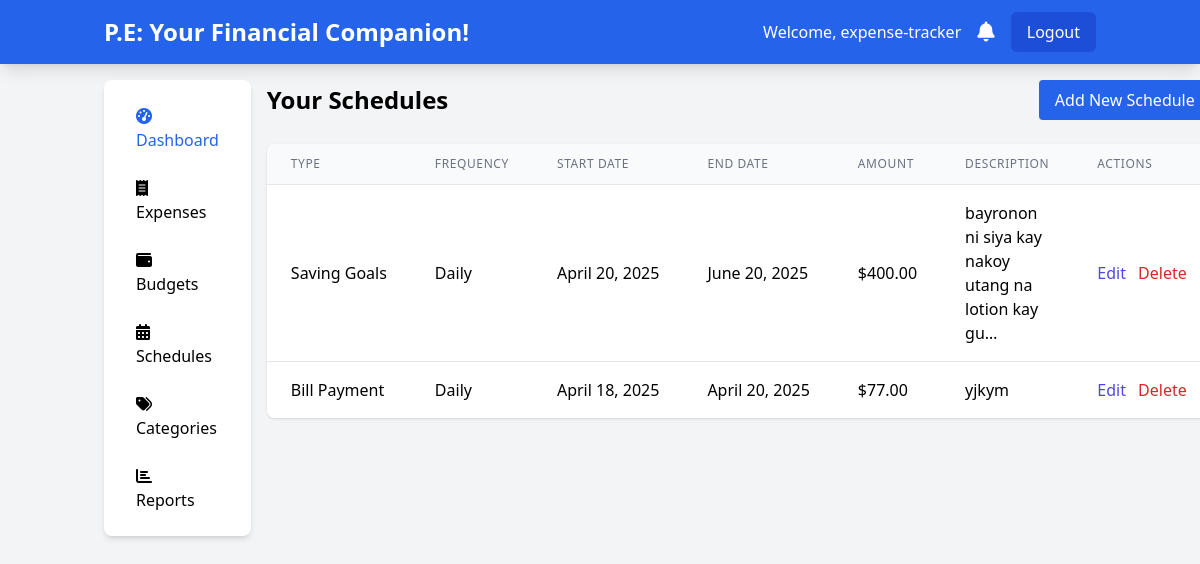
The page /schedules/ (signed in) on the database its author committed.
### expenses/models.py (models this page shows, shortened)
class Schedule(models.Model):
    REMINDER_TYPE_CHOICES = [
        ('bill_payment', 'Bill Payment'),
        ('saving_goals', 'Saving Goals'),
        ('expenses_entry', 'Expenses Entry'),
        ('others', 'others'),
    ]
    FREQUENCY_CHOICES = [
        ('daily', 'Daily'),
        ('weekly', 'Weekly'),
        ('monthly', 'Monthly'),
    ]
    user = models.ForeignKey(User, on_delete=models.CASCADE)
    reminder_type = models.CharField(max_length=20, choices=REMINDER_TYPE_CHOICES)
    frequency = models.CharField(max_length=10, choices=FREQUENCY_CHOICES)
    start_date = models.DateField()
    end_date = models.DateField(null=True, blank=True)
    amount = models.DecimalField(max_digits=10, decimal_places=2, null=True, blank=True)
    description = models.TextField(blank=True)

### expenses/views.py (the view)
# urls.py: path('schedules/', views.schedules_list, name='schedules_list'),
@login_required
def schedules_list(request):
    schedules = Schedule.objects.filter(user=request.user)
    return render(request, 'expenses/schedules_list.html', {'schedules': schedules})

### expenses/templates/expenses/schedules_list.html
{% extends "expenses/base.html" %}
{% block content %}
<div class="max-w-6xl mx-auto">
    <div class="flex justify-between items-center mb-6">
        <h1 class="text-2xl font-bold">Your Schedules</h1>
        <a href="{% url 'add_schedule' %}" class="bg-blue-600 hover:bg-blue-700 text-white px-4 py-2 rounded">
            Add New Schedule
        </a>
    </div>
    <div class="bg-white rounded-lg shadow overflow-hidden">
        <table class="min-w-full divide-y divide-gray-200">
            <thead class="bg-gray-50">
                <tr>
                    <th class="px-6 py-3 text-left text-xs font-medium text-gray-500 uppercase tracking-wider">Type</th>
                    <th class="px-6 py-3 text-left text-xs font-medium text-gray-500 uppercase tracking-wider">Frequency</th>
                    <th class="px-6 py-3 text-left text-xs font-medium text-gray-500 uppercase tracking-wider">Start Date</th>
                    <th class="px-6 py-3 text-left text-xs font-medium text-gray-500 uppercase tracking-wider">End Date</th>
                    <th class="px-6 py-3 text-left text-xs font-medium text-gray-500 uppercase tracking-wider">Amount</th>
                    <th class="px-6 py-3 text-left text-xs font-medium text-gray-500 uppercase tracking-wider">Description</th>
                    <th class="px-6 py-3 text-left text-xs font-medium text-gray-500 uppercase tracking-wider">Actions</th>
                </tr>
            </thead>
            <tbody class="bg-white divide-y divide-gray-200">
                {% for schedule in schedules %}
                <tr>
                    <td class="px-6 py-4 whitespace-nowrap">{{ schedule.get_reminder_type_display }}</td>
                    <td class="px-6 py-4 whitespace-nowrap">{{ schedule.get_frequency_display }}</td>
                    <td class="px-6 py-4 whitespace-nowrap">{{ schedule.start_date }}</td>
                    <td class="px-6 py-4 whitespace-nowrap">{{ schedule.end_date }}</td>
                    <td class="px-6 py-4 whitespace-nowrap">{% if schedule.amount %}${{ schedule.amount|floatformat:2 }}{% else %}-{% endif %}</td>
                    <td class="px-6 py-4">{{ schedule.description|truncatechars:50|default:"-" }}</td>
                    <td class="px-6 py-4 whitespace-nowrap space-x-2">
                        <a href="{% url 'edit_schedule' schedule.id %}" class="text-indigo-600 hover:text-indigo-900">Edit</a>
                        <a href="{% url 'delete_schedule' schedule.id %}" class="text-red-600 hover:text-red-800" onclick="return confirm('Are you sure you want to delete this schedule?')">Delete</a>
                    </td>
                </tr>
                {% empty %}
                <tr>
                    <td colspan="5" class="px-6 py-4 text-center text-gray-500">No schedules set yet.</td>
                </tr>
                {% endfor %}
            </tbody>
        </table>
    </div>
</div>
{% endblock %}

### expenses/templates/expenses/base.html (shortened to what this page needs)
<!DOCTYPE html>
<html lang="en">
<head>
    <script src="https://cdn.tailwindcss.com"></script>
    <link href="https://cdnjs.cloudflare.com/ajax/libs/font-awesome/6.0.0-beta3/css/all.min.css" rel="stylesheet">
</head>
<body class="bg-gray-100">
    <nav class="bg-blue-600 text-white shadow-lg">
        <div class="container mx-auto px-4 py-3 flex justify-between items-center">
            {% if user.is_authenticated %}
            <a href="{% url 'dashboard' %}" class="text-2xl font-bold">P.E: Your Financial Companion!</a>
            {% endif %}
            {% if user.is_authenticated %}
            <div class="flex items-center space-x-4">
                <span class="hidden md:inline">Welcome, {{ user.username }}</span>
                <a href="{% url 'notifications_list' %}" class="relative">
                    <i class="fas fa-bell text-xl"></i>
                </a>
                <a href="{% url 'logout' %}" class="bg-blue-700 hover:bg-blue-800 px-4 py-2 rounded-md">Logout</a>
            </div>
            {% else %}
            <div>
                <a href="{% url 'login' %}" class="bg-blue-700 hover:bg-blue-800 px-4 py-2 rounded-md mr-2">Login</a>
                <a href="{% url 'register' %}" class="bg-green-600 hover:bg-green-700 px-4 py-2 rounded-md">Sign Up</a>
            </div>
            {% endif %}
        </div>
    </nav>
    {% if user.is_authenticated %}
    <div class="container mx-auto px-4 py-4 flex">
        <aside class="w-64 bg-white rounded-lg shadow-md p-4 mr-4 hidden md:block">
            <ul class="space-y-2">
                <li>
                    <a href="{% url 'dashboard' %}" class="block px-4 py-2 rounded hover:bg-blue-100 text-blue-600">
                        <i class="fas fa-tachometer-alt mr-2"></i> Dashboard
                    </a>
                </li>
                <li>
                    <a href="{% url 'expenses_list' %}" class="block px-4 py-2 rounded hover:bg-blue-100">
                        <i class="fas fa-receipt mr-2"></i> Expenses
                    </a>
                </li>
                <li>
                    <a href="{% url 'budgets_list' %}" class="block px-4 py-2 rounded hover:bg-blue-100">
                        <i class="fas fa-wallet mr-2"></i> Budgets
                    </a>
                </li>
                <li>
                    <a href="{% url 'schedules_list' %}" class="block px-4 py-2 rounded hover:bg-blue-100">
                        <i class="fas fa-calendar-alt mr-2"></i> Schedules
                    </a>
                </li>
                <li>
                    <a href="{% url 'categories_list' %}" class="block px-4 py-2 rounded hover:bg-blue-100">
                        <i class="fas fa-tags mr-2"></i> Categories
                    </a>
                </li>
                <li>
                    <a href="{% url 'reports' %}" class="block px-4 py-2 rounded hover:bg-blue-100">
                        <i class="fas fa-chart-bar mr-2"></i> Reports
                    </a>
                </li>
            </ul>
        </aside>
        {% endif %}
        <main class="flex-1">
            {% block content %}{% endblock %}
        </main>
    </div>
</body>
</html>

### rows shown on the page
Schedule: reminder_type "Saving Goals", frequency "Daily", start_date "April 20, 2025", end_date "June 20, 2025", amount "400.00", description "bayronon ni siya kay nakoy utang na lotion kay gu…"
Schedule: reminder_type "Bill Payment", frequency "Daily", start_date "April 18, 2025", end_date "April 20, 2025", amount "77.00", description "yjkym"

### other values the page prints
{{ user.username }} "expense-tracker"
